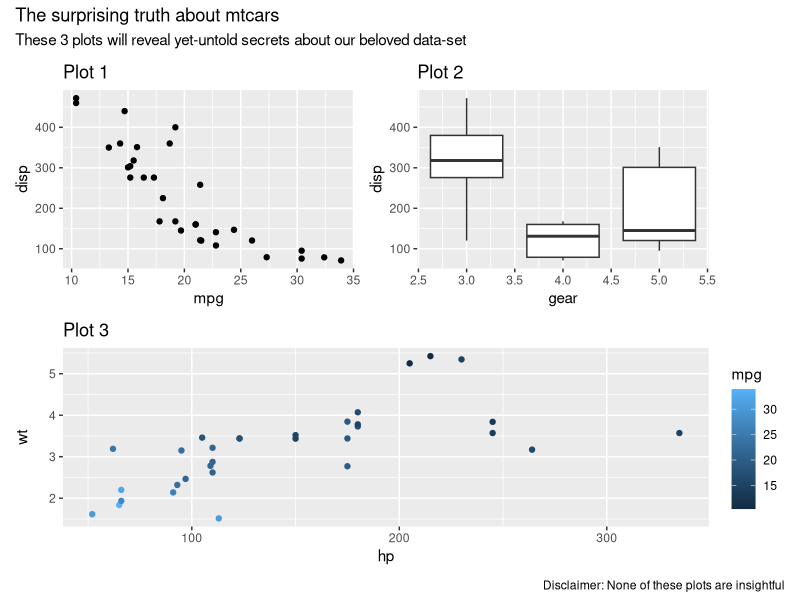
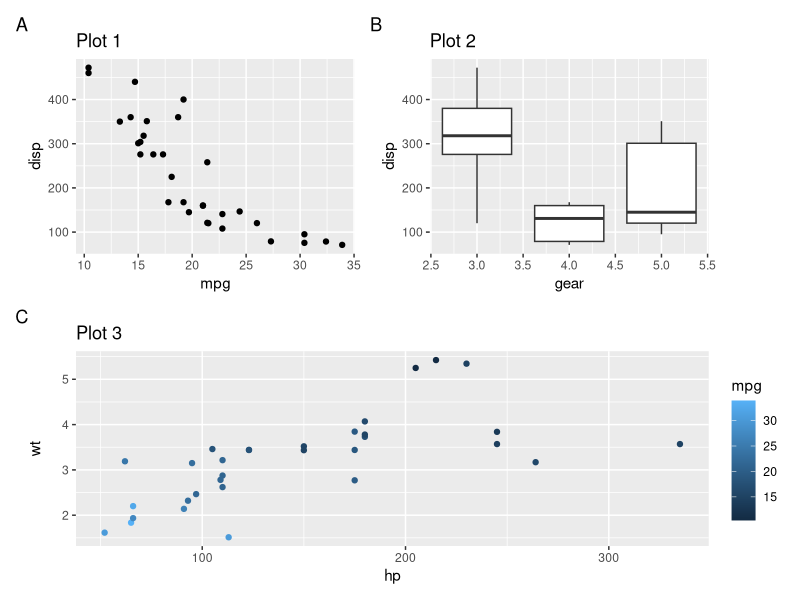
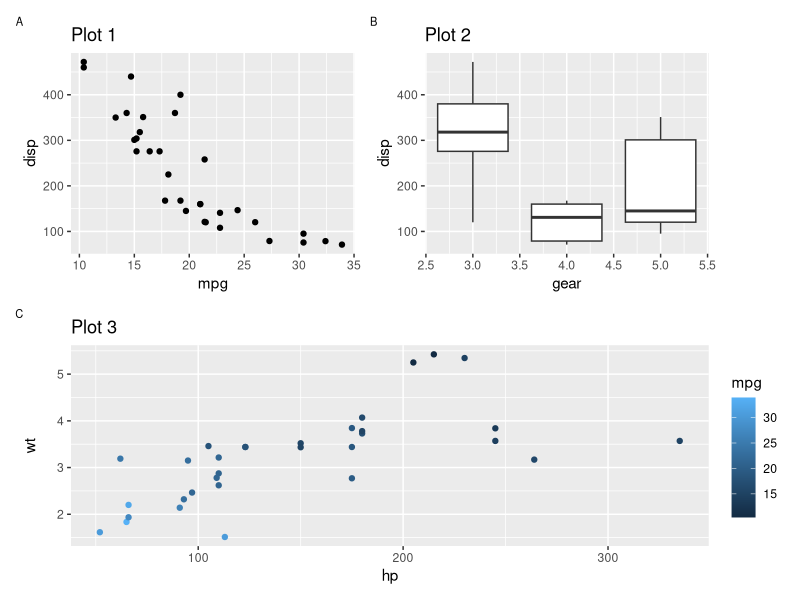
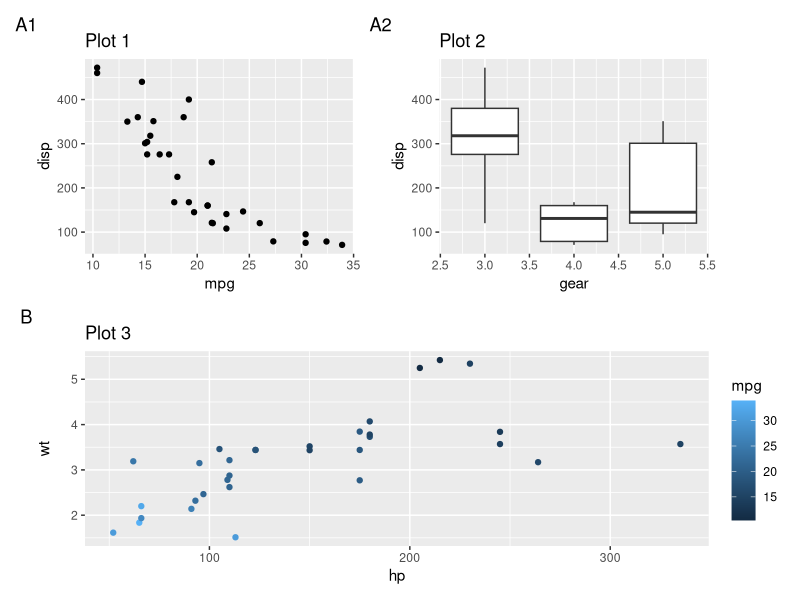
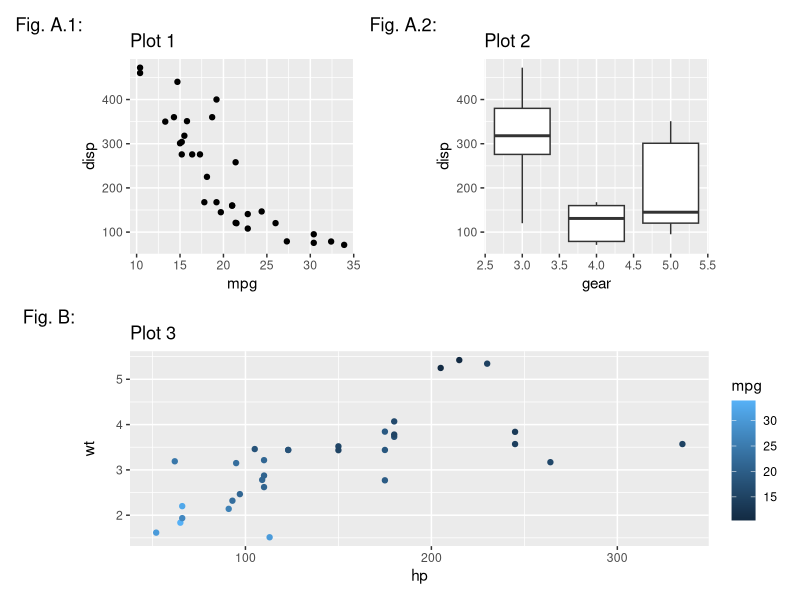
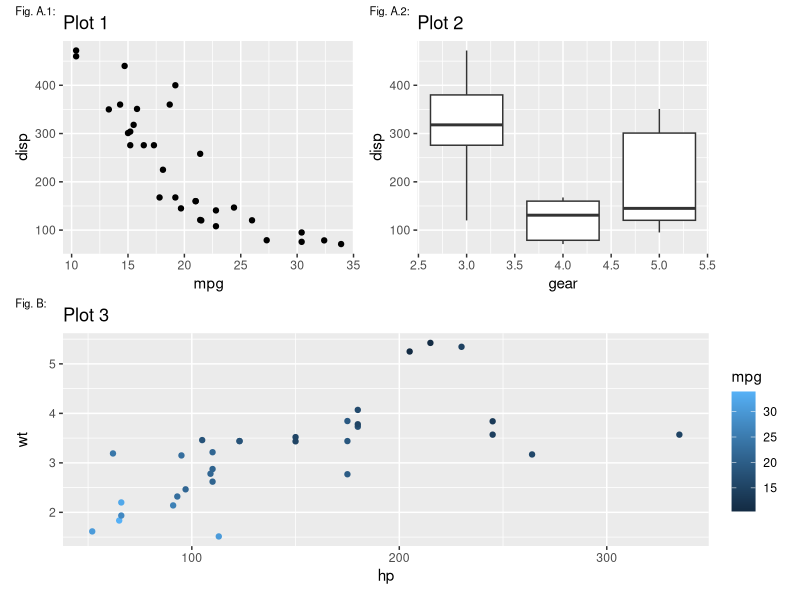
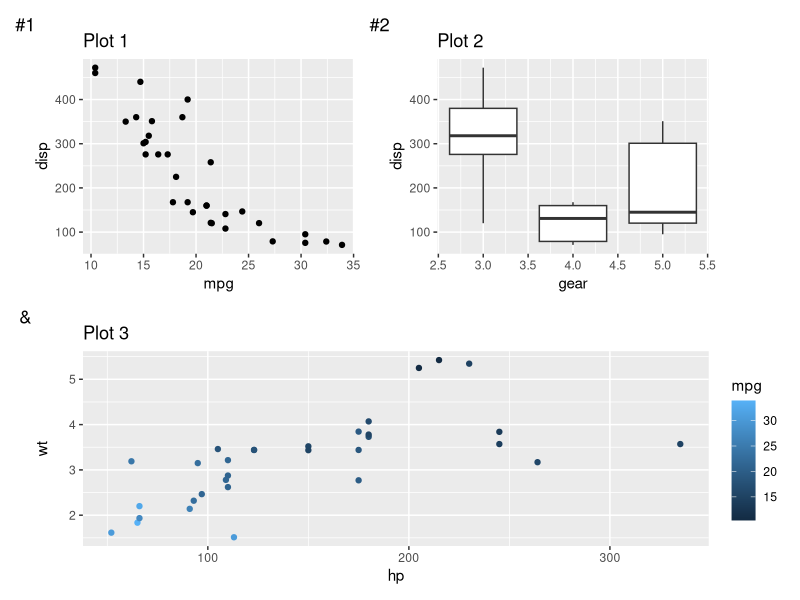
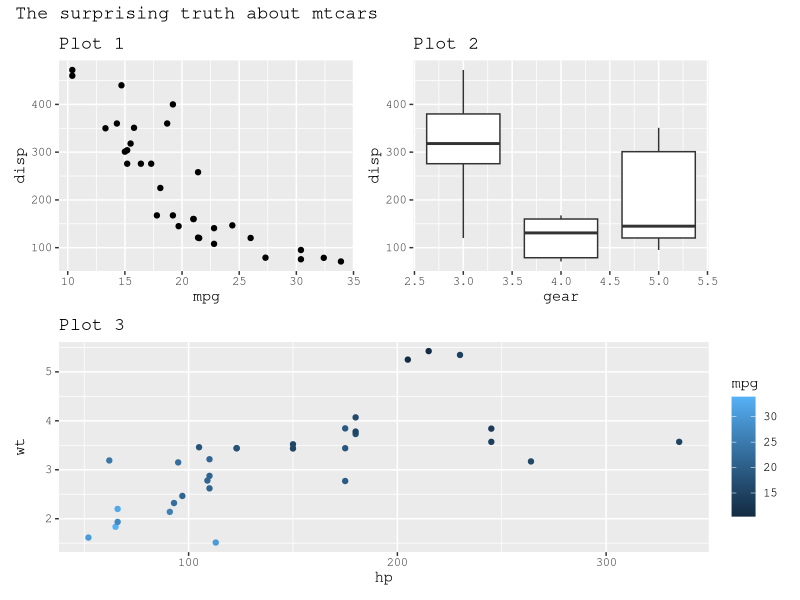

Recreate these plots in R, in order.
## ---- chunk 1
knitr::opts_chunk$set(
  collapse = TRUE,
  comment = "#>"
)
## ---- chunk 2
library(patchwork)
## ---- chunk 3
library(ggplot2)
p1 <- ggplot(mtcars) + 
  geom_point(aes(mpg, disp)) + 
  ggtitle('Plot 1')

p2 <- ggplot(mtcars) + 
  geom_boxplot(aes(gear, disp, group = gear)) + 
  ggtitle('Plot 2')

p3 <- ggplot(mtcars) + 
  geom_point(aes(hp, wt, colour = mpg)) + 
  ggtitle('Plot 3')

p4 <- ggplot(mtcars) + 
  geom_bar(aes(gear)) + 
  facet_wrap(~cyl) + 
  ggtitle('Plot 4')
## ---- chunk 4
patchwork <- (p1 + p2) / p3
patchwork + plot_annotation(
  title = 'The surprising truth about mtcars',
  subtitle = 'These 3 plots will reveal yet-untold secrets about our beloved data-set',
  caption = 'Disclaimer: None of these plots are insightful'
)
## ---- chunk 5
patchwork + plot_annotation(tag_levels = 'A')
## ---- chunk 6
patchwork + 
  plot_annotation(tag_levels = 'A') & 
  theme(plot.tag = element_text(size = 8))
## ---- chunk 7
patchwork[[1]] <- patchwork[[1]] + plot_layout(tag_level = 'new')
patchwork + plot_annotation(tag_levels = c('A', '1'))
## ---- chunk 8
patchwork + plot_annotation(tag_levels = c('A', '1'), tag_prefix = 'Fig. ',
                            tag_sep = '.', tag_suffix = ':')
## ---- chunk 9
patchwork + 
  plot_annotation(tag_levels = c('A', '1'), tag_prefix = 'Fig. ', tag_sep = '.', 
                  tag_suffix = ':') & 
  theme(plot.tag.position = c(0, 1),
        plot.tag = element_text(size = 8, hjust = 0, vjust = 0))
## ---- chunk 10
patchwork + 
  plot_annotation(tag_levels = list(c('#', '&'), '1'))
## ---- chunk 11
patchwork + 
  plot_annotation(title = 'The surprising truth about mtcars') & 
  theme(text = element_text('mono'))
## ---- chunk 12
patchwork + 
  plot_annotation(title = 'The surprising truth about mtcars',
                  theme = theme(plot.title = element_text(size = 18))) & 
  theme(text = element_text('mono'))
